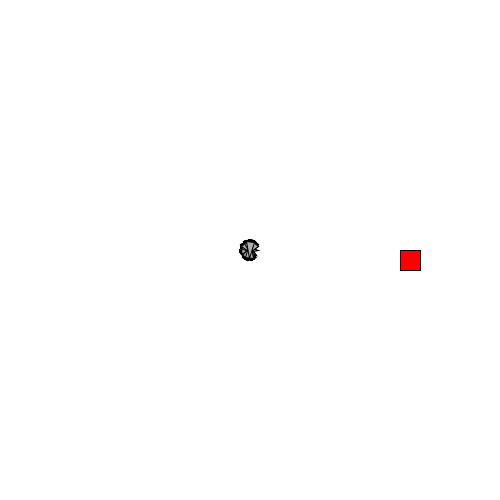
Frame 1 (no input)
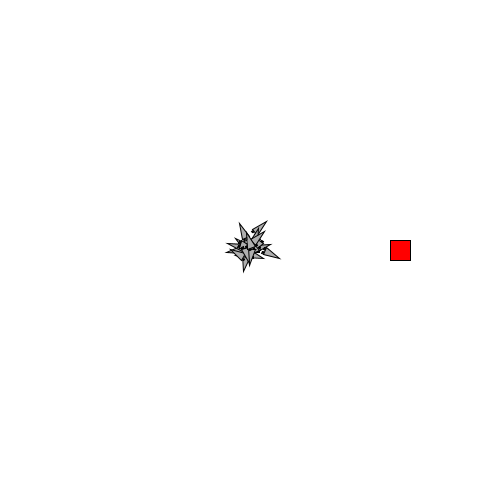
Frame 60 (the mouse pressed at the canvas centre just before this capture)
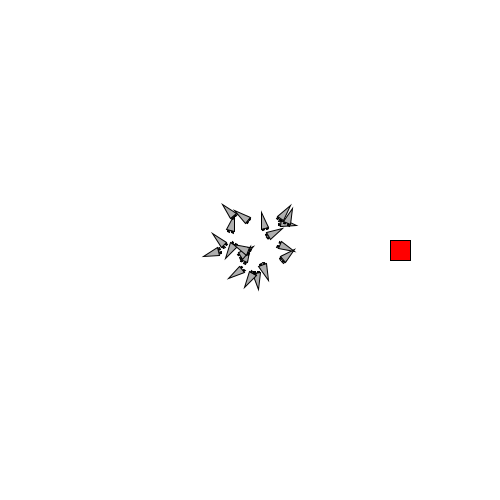
Frame 120 (the mouse held since frame 60 and released just before this capture)

The Processing sketch that drew these frames (run headless with seeded random() and noise(); from frame 60 on, the mouse is pressed at the canvas centre):

// Processing sketch: RocketTest
// ── RocketTest.pde
int NUM_MOVES = 250;
int moveCount;
int popSize=20;
String GenNum="1";
Rocket r;
PVector target;
Population a;
Individual targer;

void setup() {
  size(500, 500);
  target= new PVector(400, 250);
  a=new Population(popSize);
  targer=new Individual(true);
  a.randGenerate();
  moveCount=0;
  println("Generation: " + GenNum);
}

void draw() {
  background(255);
  stroke(0);
  fill(255, 0, 0);
  rect(target.x, target.y, 20, 20);
  if (moveCount < NUM_MOVES) {
    a.Runs();
    a.display(false);
    moveCount++;
  } else {
    a.setFitness(target);
    a.avgFit();
    a.display(true);
    a.highlight();
  }
}
void keyPressed() {
  if (key=='g') {
    GenNum+=1;
    moveCount=0;
    a=a.matingSeason();
    a.setFitness(target);
    println("Generation: " + GenNum);
    println("Total Fitness: "  + a.totFitness);
    println("Average Fitness: " + a.avgFit());
  }
  if (key=='z') {
    moveCount=0;
    a.randGenerate();
    println("Generation No 1");
  }
}
  void runAgain() {
    delay(2000);
    moveCount=0;
    a=a.matingSeason();
  }

// ── Gene.pde
class Gene {

  int geneLength;
  int genotype[];
  //useful to have the value as an instance
  //variable so we don't have to repeatedly
  //convert the array to a number.
  int value;

  /*
    Generate a new gene of the given length.
   Initilize geneLength and the array accordingly.
   Randomly populate the gene with 1s or 0s.
   
   Call setValue() once the array has been populated.
   */
  Gene(int gl) {
    geneLength = gl;
    genotype = new int[geneLength];
    for (int i=0; i < geneLength; i++) {
      genotype[i] = int(random(2));
    }//random loop
  }//constructor

  /*
    Create a new Gene that is a copy of the
   parameter. Remember that arrays behave
   like objects, so you cant do this:
   genotype = g.genotype.
   */
  Gene(Gene g) {
    geneLength = g.geneLength;
    genotype = new int[g.geneLength];
    arrayCopy(g.genotype, genotype);
  }

  void setValue() {
    value = 0;
    for (int i=0; i < geneLength; i++) {
      int bit = genotype[i];
      value+= int( bit * pow(2, i));
    }//random loop
  }//setValue

  void mutate() {
    int r = (int)random(geneLength);
    genotype[r] = (genotype[r] + 1) % 2;
    setValue();
  }//mutate

  String toString() {
    String s = "";
    for (int i=0; i<geneLength; i++) {
      s+= genotype[i];
    }
    s+= " " + value;
    return s;
  }//toString
  int getVal() {
    int v = 0;
    int tmpVal = 1;
    for (int i = 0; i < genotype.length; i++) {
      v += genotype[i] * tmpVal;
      tmpVal *= 2;
    }
    return v;
  }
} //Gene

// ── Individual.pde
class Individual {

  static final int ANGLE_GENE = 8;
  static final int MAG_GENE=8;


  Rocket phenotype;
  Gene[] vector_a;
  Gene[] vector_m;
  float fitness;


  Individual(boolean random) {

    vector_a = new Gene[NUM_MOVES];
    vector_m=new Gene[NUM_MOVES];
    if (random) {
      for (int i=0; i< vector_a.length; i++) {
        vector_a[i]=new Gene(ANGLE_GENE);
        vector_m[i]=new Gene(MAG_GENE);
      }

      setPhenotype();
    }
  }//constructor

  void setPhenotype() {
    float[] mag=new float[NUM_MOVES];
    float[] engel=new float[NUM_MOVES];
    PVector[] vitale= new PVector[NUM_MOVES];
    for (int i=0; i<mag.length; i++) {
      mag[i]=vector_m[i].getVal()/2550.0;
      engel[i]=vector_a[i].getVal()/255.0*(2*PI);
    }
    for (int i=0; i<engel.length; i++) {
      vitale[i]=new PVector(cos(engel[i]), sin(engel[i]));
    }
    phenotype=new Rocket(vitale, mag, NUM_MOVES);
  }

  Individual mate(Individual waifu) {
    Individual child = new Individual(true);
    int a=int(random(0, 100));
    if (a<50) {
      for (int i=0; i< NUM_MOVES; i++) {
        child.vector_a[i]=new Gene(waifu.vector_a[i]);
        child.vector_m[i]=new Gene(waifu.vector_m[i]);
      }
      for (int i=1; i< NUM_MOVES; i++) {
        child.vector_a[i]=new Gene(vector_a[i]);
        child.vector_m[i]=new Gene(vector_m[i]);
      }
    } else {
      for (int i=0; i< NUM_MOVES; i++) {
        child.vector_a[i]=new Gene(waifu.vector_a[i]);
        child.vector_m[i]=new Gene(waifu.vector_m[i]);
      }
    }
    child.setPhenotype();
    return child;
  }//mate
  void setFitness(PVector target) {
    fitness=1;
    float calculator= sqrt(pow(phenotype.position.x - target.x, 2) + pow(phenotype.position.y - target.y, 2)) / 1000.;
    fitness=fitness-calculator;
    if (phenotype.position.x>width
      ||
      phenotype.position.x < 0
      ||
      phenotype.position.y > height
      ||
      phenotype.position.y < 0) {
      fitness=0;
    }
  }
  void mutate(float rate) {
    for (int g=0; g < NUM_MOVES; g++) {
      if (random(1) < rate) {
        vector_a[g].mutate();
        vector_m[g].mutate();
        setPhenotype();
      }
    }
  }//mutate

  void display(boolean showFitness) {
    phenotype.display();
    if (showFitness) {

      //println(fitness);
      textSize(15);
      fill(0);
      textAlign(CENTER);
      text(fitness, phenotype.position.x, phenotype.position.y);
    }
  }//display()

  String toString() {
    String s = "";
    for (int i=0; i<vector_a.length; i++) {
      s+= vector_a[i] + "\n";
    }
    for (int i=0; i<vector_m.length; i++) {
      s+= vector_m[i] + "\n";
    }
    return s;
  }//toString()
  void Run() {
    phenotype.run();
  }
}//Individual

// ── Population.pde
class Population {
  Individual populating[];
  float mutRate;
  float totFitness;
  Population(int size) {
    populating=new Individual[size];
    mutRate=0.05;
    totFitness=0;
  }
  void randGenerate() {
    for (int i=0; i< populating.length; i++) {
      populating[i]=new Individual(true);
    }
  }//randGenerate
  Individual select(int index) {
    Individual tmp=new Individual(true);
    for (int i=0; i<populating.length; i++) {
      if (i==index) {
        tmp=populating[i];
      }
    }
    return tmp;
  }
  void setFitness(PVector target) {
    totFitness=0;
    for (int i=0; i< populating.length; i++) {
      populating[i].setFitness(target);
      totFitness+=populating[i].fitness;
    }
  }
  int indOfBestFit() {
    Individual mex=new Individual(true);
    mex=populating[0];
    int a =0;
    float b=0;
    for (int i=0; i<populating.length; i++) {
      if (populating[i].fitness>mex.fitness) {
        mex=populating[i];
      }
      b=mex.fitness;
    }
    for (int i = 0; i < populating.length; i++) {
      if (populating[i].fitness == b) {
        a = i;
      }
    }
    return a;
  }

  void Runs() {
    for (int i = 0; i < populating.length; i++) {
      populating[i].Run();
    }
  }
  void display(boolean showFitness) {
    for (int i=0; i<populating.length; i++) {
      populating[i].display(showFitness);
    }
  }
  Individual select() {
    Individual tmp=new Individual(true);
    float sum=0;
    float count=0;
    for (int i=0; i<populating.length; i++) {
      sum+=populating[i].fitness;
    }
    float targ=random(sum);
    for (int i=1; i<populating.length; i++) {
      count+=populating[i].fitness;
      if (targ<count) {
        tmp=populating[i-1];
      }
    }
    return tmp;
  }
  Population matingSeason() {
    Population tmp=new Population(populating.length);
    tmp.populating[0]=populating[indOfBestFit()];
    Individual a=new Individual(true);
    Individual b=new Individual(true);
    Individual c= new Individual(true);
    for (int i=1; i<tmp.populating.length; i++) {
      tmp.mutRate=mutRate;
      a=select();
      b=select();
      c=a.mate(b);
      c.mutate(tmp.mutRate);
      tmp.populating[i]=c;
    }
    int ascent=int(random(1, popSize));
    tmp.populating[ascent]=populating[indOfBestFit()];
    return tmp;
  }
  float bestFit() {
    Individual mex=new Individual(true);
    mex=populating[0];
    float b=0;
    for (int i=0; i< populating.length; i++) {
      if (populating[i].fitness>mex.fitness) {
        mex=populating[i];
      }
      b=mex.fitness;
    }
    return b;
  }//bestFit
  float avgFit() {
    int saizu=populating.length;
    float a=totFitness/saizu;
    return a;
  }//avgFit
  void highlight() {
    noFill();
    stroke(200, 180, 0);
    float x=populating[indOfBestFit()].phenotype.position.x;
    float y=populating[indOfBestFit()].phenotype.position.y;
    rect(x, y, 20, 20);
  }
}

// ── Rocket.pde
// Rockt class based off Daniel Shiffman's work in The Nature of Code

class Rocket {

  static final int START_X = 250;
  static final int START_Y = 250;

  // All of our physics stuff
  PVector position;
  PVector velocity;
  PVector acceleration;
  PVector angles[];
  float mags[];
  int moveCount;
  // Size
  float r;


  Rocket(PVector l, int numMoves) {
    acceleration = new PVector();
    velocity = new PVector();
    angles = new PVector[numMoves];
    mags = new float[numMoves];
    position = l.copy();
    moveCount = 0;
    r = 4;
  }

  Rocket(PVector[] as, float[] ms, int numMoves) {
    this(new PVector(START_X, START_Y), numMoves);
    angles = as;
    mags = ms;
  }


  void setRandomMoves() {
    for (int m=0; m < angles.length; m++) {
      float theta = random(TWO_PI);
      angles[m] = new PVector(cos(theta), sin(theta));
      mags[m] = random(0.1);
      //println(moves[m]);
    }
  }

  void reset() {
    acceleration = new PVector();
    velocity = new PVector();
    position = new PVector(START_X, START_Y);
    moveCount = 0;
  }//reset

  void run() {
    PVector move = angles[moveCount].copy();
    move.mult(mags[moveCount]);
    applyForce(move);
    moveCount = (moveCount+1) % angles.length;
    update();
  }


  void applyForce(PVector f) {
    acceleration.add(f);
  }

  void update() {
    velocity.add(acceleration);
    position.add(velocity);
    acceleration.mult(0);
  }

  void display() {
    float theta = velocity.heading() + PI/2;
    fill(200, 100);
    stroke(0);
    pushMatrix();
    translate(position.x, position.y);
    rotate(theta);

    // Thrusters
    rectMode(CENTER);
    fill(0);
    rect(-r/2, r*2, r/2, r);
    rect(r/2, r*2, r/2, r);

    // Rocket body
    fill(175);
    beginShape(TRIANGLES);
    vertex(0, -r*2);
    vertex(-r, r*2);
    vertex(r, r*2);
    endShape();

    popMatrix();
  }
}
